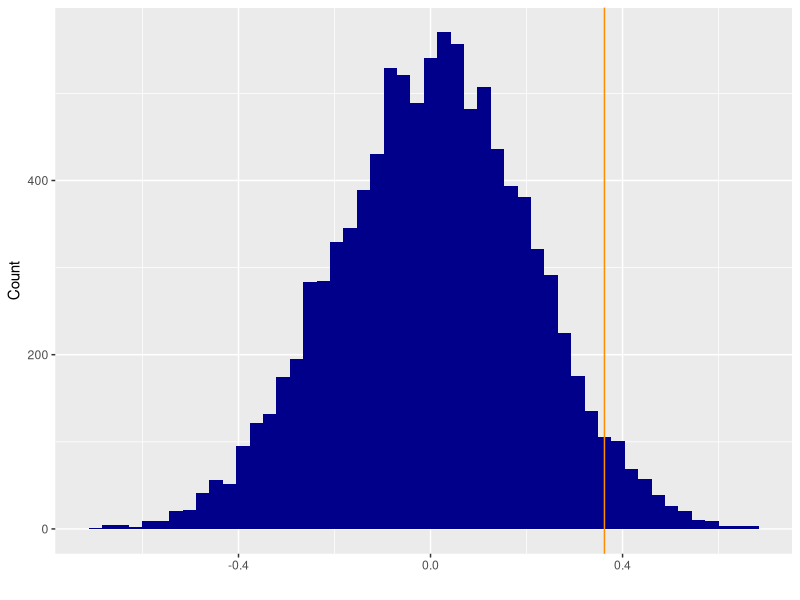

Write R code to recreate this figure. (Note: a time limit stopped this script after it produced the figure.)
## ---- chunk 1
# Load libraries
library(tidyverse)
## ---- chunk 2
permutation_mean <- function(dataset, name, count, group1, group2, no_perm=10000){
#permute and save difference in mean per round
dataset <- dataset %>% rename("count"=count, "name"=name)
r <- rep(NA,no_perm)  
for (i in 1:length(r)) {
  #shuffle dataset
  p <- cbind(vec1 = dataset$name, count = sample(dataset$count)) %>% 
    as.tibble()
  
  #calculate mean for group 1
  g1 <- p %>% 
    filter(vec1 == group1) %>% 
    summarise(mean(as.numeric(count)))
  
  #calculate mean for group 2
  g2 <- p %>% 
    filter(vec1 == group2) %>% 
    summarise(mean(as.numeric(count))) 
  
  #add difference in mean to vector
  r[i] <- as.numeric(g1) - as.numeric(g2)
  
  if(i%%1000==0) {        #tracker
    cat(i, "\n")
    flush.console()
  }
}

#create df with values for null distribution
pd <- data.frame(i=1:length(r), value=r) %>% 
  tbl_df()

#the observed difference
observed <- (dataset %>% filter(name == group1) %>% summarise(mean(as.numeric(count))))-(dataset %>% filter(name==group2) %>% summarise(mean(as.numeric(count))))

#plotting the null distribution and observed difference with the observed as a line
plot <- ggplot(data = pd, mapping = aes(x=value)) + 
  geom_histogram(fill="darkblue", bins=50) +
  geom_vline(color="darkorange",xintercept = as.numeric(observed)) + 
  xlab("")+
  ylab("Count")

#permuted p-value. 1 is added because we always expect the next one to be significant (of permuted values)
p_value <- ((sum(abs(r) >= abs(observed[,1]))+1)/(length(r)+1))
return (list(p_value, plot))
}


names <- c(replicate(50,"Something"), replicate(50, "Something_else"))
test <- as.tibble(rnorm(100)) %>% mutate(names=names)

permutation_mean(test, "names", "value", "Something", "Something_else")

## ---- chunk 3
permutation_median <- function(dataset, name, count, group1, group2, no_perm=10000, plot=FALSE) {
  #permute and save difference in mean per round
  dataset <- dataset %>% rename("count"=count, "name"=name)
  r <- rep(NA,no_perm)
  
  # Progress bar
  pb <- txtProgressBar(min = 1, max = no_perm, style = 3)
  
  for (i in 1:length(r)) {
    setTxtProgressBar(pb, i)
    #shuffle dataset
    p <- cbind(vec = dataset$name, count = sample(dataset$count)) %>% as_tibble()
  
    #calculate median for group 1 and group 2
    g1 <- p %>% filter(vec == group1) %>% summarise(median(as.numeric(count)))
    g2 <- p %>% filter(vec == group2) %>% summarise(median(as.numeric(count))) 
  
    #add difference in median to vector
    r[i] <- as.numeric(g1) - as.numeric(g2)
  }
  close(pb)

  #create df with values for null distribution
  pd <- data.frame(i=1:length(r), value=r) %>% tbl_df()

  #the observed difference
  observed <- (dataset %>% filter(name == group1) %>%
                summarise(median(as.numeric(count))))-(dataset %>% filter(name==group2) %>%
                summarise(median(as.numeric(count))))

  # If statement to plot or not
  if (plot == TRUE) {
    #plotting the null distribution and observed difference with the observed as a line
    plot <- ggplot(data = pd, mapping = aes(x=value)) + 
      geom_histogram(fill="darkblue", bins=50) +
      geom_vline(color="darkorange",xintercept = as.numeric(observed)) + 
      xlab("")+
      ylab("Count")

    # NICE PRINTING FOR TEST
    # Permuted p-value. 1 is added because we always expect the next one to be significant (of permuted values)
    #
    m1 <- test %>% filter(names == group1) %>% summarise(median(value))
    m2 <- test %>% filter(names == group2) %>% summarise(median(value))
    estimate <- c(as.numeric(m1),as.numeric(m2),as.numeric(observed))
    names(estimate) <- c("Median first group","Median second group","Observed median difference")
    #
    p_value <- ((sum(abs(r) >= abs(observed[,1]))+1)/(length(r)+1))
    names(p_value) <- "p-value"
    #
    result = list(method = "Permutation Test (Median)", p.value = p_value,
                  estimate = estimate,
                  data.name = sprintf("Permutation for group: %s and %s", group1, group2))
    class(result) <- "htest"
    
    print(result)
    return(plot)
  } else if (plot == FALSE) {
    # NICE PRINTING FOR TEST
    # Permuted p-value. 1 is added because we always expect the next one to be significant (of permuted values)
    #
    m1 <- test %>% filter(names == group1) %>% summarise(median(value))
    m2 <- test %>% filter(names == group2) %>% summarise(median(value))
    estimate <- c(as.numeric(m1),as.numeric(m2),as.numeric(observed))
    names(estimate) <- c("Median first group","Median second group","Observed median difference")
    #
    p_value <- ((sum(abs(r) >= abs(observed[,1]))+1)/(length(r)+1))
    names(p_value) <- "p-value"
    #
    result = list(method = "Permutation Test (Median)", p.value = p_value,
                  estimate = estimate,
                  data.name = sprintf("Permutation for group: %s and %s", group1, group2))
    class(result) <- "htest"
    
    print(result)
  }
}

names <- c(replicate(50,"GROUP1"), replicate(50, "GROUP2"))
test <- as.tibble(rnorm(100)) %>% mutate(names=names)

permutation_median(test, "names", "value", "GROUP1", "GROUP2", plot = T)
